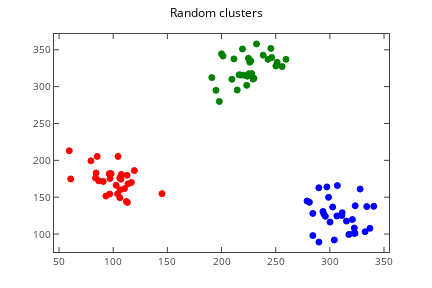

Notebook cell for this chart:
### Code cell
py.offline.iplot(plotly_dict)

### Figure 1 — Plotly figure (JSON) as saved in the notebook; plotly's stock layout.template omitted (floating-point values rounded to 4 significant figures)
{"data": [{"marker": {"color": ["rgba(255,0,0,1.0)", "rgba(255,0,0,1.0)", "rgba(255,0,0,1.0)", "rgba(255,0,0,1.0)", "rgba(255,0,0,1.0)", "rgba(255,0,0,1.0)", "rgba(255,0,0,1.0)", "rgba(255,0,0,1.0)", "rgba(255,0,0,1.0)", "rgba(255,0,0,1.0)", "rgba(255,0,0,1.0)", "rgba(255,0,0,1.0)", "rgba(255,0,0,1.0)", "rgba(255,0,0,1.0)", "rgba(255,0,0,1.0)", "rgba(255,0,0,1.0)", "rgba(255,0,0,1.0)", "rgba(255,0,0,1.0)", "rgba(255,0,0,1.0)", "rgba(255,0,0,1.0)", "rgba(255,0,0,1.0)", "rgba(255,0,0,1.0)", "rgba(255,0,0,1.0)", "rgba(255,0,0,1.0)", "rgba(255,0,0,1.0)", "rgba(255,0,0,1.0)", "rgba(255,0,0,1.0)", "rgba(255,0,0,1.0)", "rgba(255,0,0,1.0)", "rgba(255,0,0,1.0)", "rgba(0,128,0,1.0)", "rgba(0,128,0,1.0)", "rgba(0,128,0,1.0)", "rgba(0,128,0,1.0)", "rgba(0,128,0,1.0)", "rgba(0,128,0,1.0)", "rgba(0,128,0,1.0)", "rgba(0,128,0,1.0)", "rgba(0,128,0,1.0)", "rgba(0,128,0,1.0)", "rgba(0,128,0,1.0)", "rgba(0,128,0,1.0)", "rgba(0,128,0,1.0)", "rgba(0,128,0,1.0)", "rgba(0,128,0,1.0)", "rgba(0,128,0,1.0)", "rgba(0,128,0,1.0)", "rgba(0,128,0,1.0)", "rgba(0,128,0,1.0)", "rgba(0,128,0,1.0)", "rgba(0,128,0,1.0)", "rgba(0,128,0,1.0)", "rgba(0,128,0,1.0)", "rgba(0,128,0,1.0)", "rgba(0,128,0,1.0)", "rgba(0,128,0,1.0)", "rgba(0,128,0,1.0)", "rgba(0,128,0,1.0)", "rgba(0,128,0,1.0)", "rgba(0,128,0,1.0)", "rgba(0,0,255,1.0)", "rgba(0,0,255,1.0)", "rgba(0,0,255,1.0)", "rgba(0,0,255,1.0)", "rgba(0,0,255,1.0)", "rgba(0,0,255,1.0)", "rgba(0,0,255,1.0)", "rgba(0,0,255,1.0)", "rgba(0,0,255,1.0)", "rgba(0,0,255,1.0)", "rgba(0,0,255,1.0)", "rgba(0,0,255,1.0)", "rgba(0,0,255,1.0)", "rgba(0,0,255,1.0)", "rgba(0,0,255,1.0)", "rgba(0,0,255,1.0)", "rgba(0,0,255,1.0)", "rgba(0,0,255,1.0)", "rgba(0,0,255,1.0)", "rgba(0,0,255,1.0)", "rgba(0,0,255,1.0)", "rgba(0,0,255,1.0)", "rgba(0,0,255,1.0)", "rgba(0,0,255,1.0)", "rgba(0,0,255,1.0)", "rgba(0,0,255,1.0)", "rgba(0,0,255,1.0)", "rgba(0,0,255,1.0)", "rgba(0,0,255,1.0)", "rgba(0,0,255,1.0)"], "line": {"color": ["rgba(255,0,0,1.0)", "rgba(255,0,0,1.0)", "rgba(255,0,0,1.0)", "rgba(255,0,0,1.0)", "rgba(255,0,0,1.0)", "rgba(255,0,0,1.0)", "rgba(255,0,0,1.0)", "rgba(255,0,0,1.0)", "rgba(255,0,0,1.0)", "rgba(255,0,0,1.0)", "rgba(255,0,0,1.0)", "rgba(255,0,0,1.0)", "rgba(255,0,0,1.0)", "rgba(255,0,0,1.0)", "rgba(255,0,0,1.0)", "rgba(255,0,0,1.0)", "rgba(255,0,0,1.0)", "rgba(255,0,0,1.0)", "rgba(255,0,0,1.0)", "rgba(255,0,0,1.0)", "rgba(255,0,0,1.0)", "rgba(255,0,0,1.0)", "rgba(255,0,0,1.0)", "rgba(255,0,0,1.0)", "rgba(255,0,0,1.0)", "rgba(255,0,0,1.0)", "rgba(255,0,0,1.0)", "rgba(255,0,0,1.0)", "rgba(255,0,0,1.0)", "rgba(255,0,0,1.0)", "rgba(0,128,0,1.0)", "rgba(0,128,0,1.0)", "rgba(0,128,0,1.0)", "rgba(0,128,0,1.0)", "rgba(0,128,0,1.0)", "rgba(0,128,0,1.0)", "rgba(0,128,0,1.0)", "rgba(0,128,0,1.0)", "rgba(0,128,0,1.0)", "rgba(0,128,0,1.0)", "rgba(0,128,0,1.0)", "rgba(0,128,0,1.0)", "rgba(0,128,0,1.0)", "rgba(0,128,0,1.0)", "rgba(0,128,0,1.0)", "rgba(0,128,0,1.0)", "rgba(0,128,0,1.0)", "rgba(0,128,0,1.0)", "rgba(0,128,0,1.0)", "rgba(0,128,0,1.0)", "rgba(0,128,0,1.0)", "rgba(0,128,0,1.0)", "rgba(0,128,0,1.0)", "rgba(0,128,0,1.0)", "rgba(0,128,0,1.0)", "rgba(0,128,0,1.0)", "rgba(0,128,0,1.0)", "rgba(0,128,0,1.0)", "rgba(0,128,0,1.0)", "rgba(0,128,0,1.0)", "rgba(0,0,255,1.0)", "rgba(0,0,255,1.0)", "rgba(0,0,255,1.0)", "rgba(0,0,255,1.0)", "rgba(0,0,255,1.0)", "rgba(0,0,255,1.0)", "rgba(0,0,255,1.0)", "rgba(0,0,255,1.0)", "rgba(0,0,255,1.0)", "rgba(0,0,255,1.0)", "rgba(0,0,255,1.0)", "rgba(0,0,255,1.0)", "rgba(0,0,255,1.0)", "rgba(0,0,255,1.0)", "rgba(0,0,255,1.0)", "rgba(0,0,255,1.0)", "rgba(0,0,255,1.0)", "rgba(0,0,255,1.0)", "rgba(0,0,255,1.0)", "rgba(0,0,255,1.0)", "rgba(0,0,255,1.0)", "rgba(0,0,255,1.0)", "rgba(0,0,255,1.0)", "rgba(0,0,255,1.0)", "rgba(0,0,255,1.0)", "rgba(0,0,255,1.0)", "rgba(0,0,255,1.0)", "rgba(0,0,255,1.0)", "rgba(0,0,255,1.0)", "rgba(0,0,255,1.0)"], "width": 1}, "size": 6, "symbol": "circle"}, "mode": "markers", "type": "scatter", "uid": "bfc87800-c810-11e8-9eee-712fd924069c", "x": [90.76, 84.19, 112.1, 116.7, 97.94, 104.0, 86.57, 106.3, 112.8, 113.0, 59.39, 106.1, 102.7, 110.4, 107.4, 96.3, 119.5, 104.4, 145.0, 60.73, 83.67, 97.84, 93.25, 107.2, 113.6, 106.0, 97.06, 79.43, 96.73, 85.19, 224.9, 223.2, 198.0, 255.9, 214.5, 251.4, 230.0, 250.1, 227.9, 227.0, 211.4, 217.7, 200.0, 242.9, 238.4, 216.2, 246.3, 229.1, 191.0, 232.3, 259.5, 201.4, 220.5, 245.6, 225.2, 226.1, 194.9, 209.6, 219.3, 223.9, 279.0, 311.0, 300.2, 328.0, 281.1, 284.2, 306.9, 334.0, 315.3, 340.5, 302.6, 332.5, 322.0, 323.2, 317.5, 337.0, 294.5, 297.2, 295.8, 311.4, 323.4, 289.8, 306.5, 284.3, 289.9, 298.8, 322.6, 293.6, 304.1, 320.8], "xaxis": "x", "y": [171.4, 182.9, 144.3, 170.0, 181.8, 154.6, 172.2, 160.1, 179.8, 142.9, 213.1, 149.3, 166.1, 161.7, 180.9, 181.8, 186.1, 205.3, 154.9, 174.8, 176.1, 181.9, 151.6, 174.5, 168.2, 176.1, 175.4, 199.4, 154.2, 205.3, 338.5, 301.8, 279.8, 327.2, 295.4, 333.0, 311.4, 328.0, 317.7, 334.9, 337.6, 315.7, 344.5, 337.0, 342.7, 316.1, 339.6, 310.3, 312.3, 358.0, 337.0, 341.5, 315.6, 351.9, 317.5, 333.2, 295.0, 310.0, 351.1, 314.1, 144.8, 125.2, 116.2, 161.0, 143.1, 128.0, 165.7, 137.3, 117.6, 137.6, 136.7, 103.1, 100.9, 101.0, 99.51, 107.8, 127.1, 163.9, 124.1, 129.0, 138.4, 162.8, 124.5, 97.89, 89.12, 149.9, 108.2, 130.6, 91.98, 119.7], "yaxis": "y"}], "layout": {"autosize": false, "height": 288, "hovermode": "closest", "margin": {"b": 36, "l": 54, "pad": 0, "r": 43, "t": 34}, "showlegend": false, "title": "Random clusters", "titlefont": {"color": "#000000", "size": 12}, "width": 432, "xaxis": {"anchor": "y", "domain": [0, 1], "mirror": "ticks", "nticks": 9, "range": [45.32, 354.6], "showgrid": false, "showline": true, "side": "bottom", "tickfont": {"size": 10}, "ticks": "inside", "type": "linear", "zeroline": false}, "yaxis": {"anchor": "x", "domain": [0, 1], "mirror": "ticks", "nticks": 8, "range": [75.66, 371.4], "showgrid": false, "showline": true, "side": "left", "tickfont": {"size": 10}, "ticks": "inside", "type": "linear", "zeroline": false}}}
